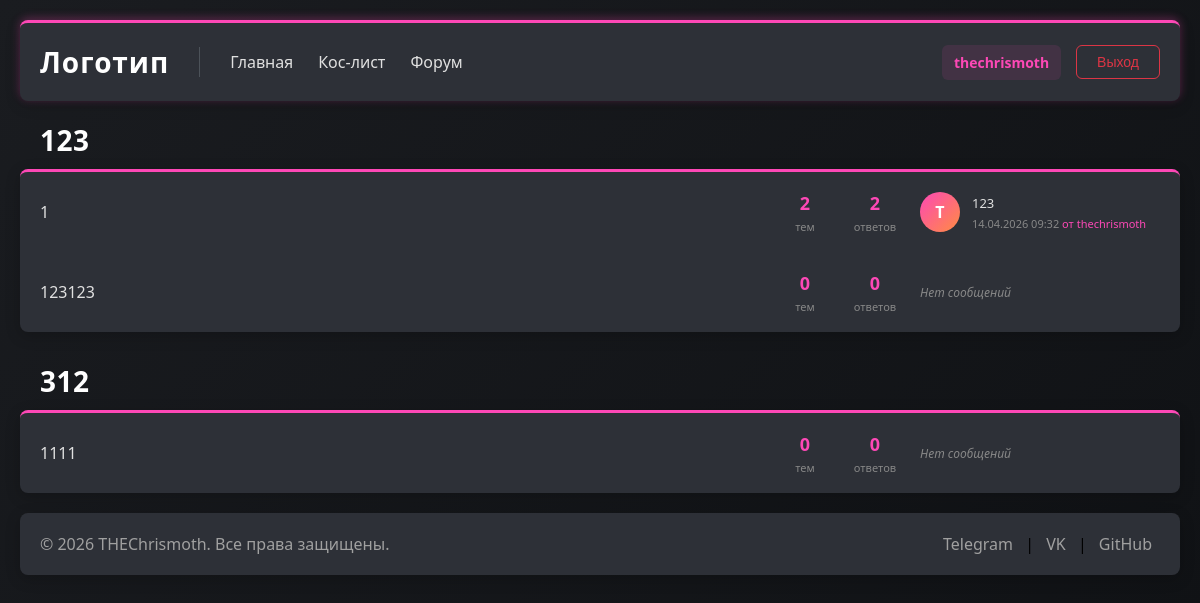
The app's page / (signed in) with its own data.
### forum/models.py (models this page shows, shortened)
class Category(models.Model):
    title = models.CharField('Название категории', max_length=100)
    slug = models.SlugField(unique=True)
    require_auth = models.BooleanField(
        'Только для авторизованных',
        default=False,
        help_text='Если включено, категорию видят только авторизованные пользователи'
    )
    view_groups = models.ManyToManyField(
        Group,
        blank=True,
        verbose_name='Группы с доступом',
        help_text='Оставьте пустым для доступа всем пользователям (с учетом require_auth)'
    )
    class Meta:
        ordering = ['title']
        verbose_name = 'Категорию'
        verbose_name_plural = 'Категории'
    def is_visible_to_user(self, user):
        if user.is_superuser:
            return True

class SubCategory(models.Model):
    title = models.CharField('Название подкатегории', max_length=100)
    slug = models.SlugField(unique=True)
    category = models.ForeignKey(
        Category,
        on_delete=models.CASCADE,
        related_name='subcategories',
        verbose_name='Категория'
    )
    require_auth = models.BooleanField(
        'Только для авторизованных',
        default=False,
        help_text='Если включено, подкатегорию видят только авторизованные пользователи'
    )
    view_groups = models.ManyToManyField(
        Group,
        blank=True,
        verbose_name='Группы с доступом',
        help_text='Оставьте пустым для доступа всем пользователям (с учетом require_auth)'
    )
    class Meta:
        verbose_name = 'Подкатегорию'
        verbose_name_plural = 'Подкатегории'
        ordering = ['category', 'title']
    def is_visible_to_user(self, user):
        if not self.category.is_visible_to_user(user):
            return False
        if user.is_superuser:
            return True
    def topics_count(self):
        return self.topics.count()
    def posts_count(self):
        return Post.objects.filter(topic__subcategory=self).count()
    def last_post(self):
        return Post.objects.filter(topic__subcategory=self).order_by('-created_at').first()

class Post(models.Model):
    content = models.TextField('Содержание')
    author = models.ForeignKey(User, on_delete=models.CASCADE, related_name='posts')
    topic = models.ForeignKey(
        Topic,
        on_delete=models.CASCADE,
        related_name='posts',
        verbose_name='Тема'
    )
    created_at = models.DateTimeField(auto_now_add=True)
    updated_at = models.DateTimeField(auto_now=True)
    class Meta:
        ordering = ['created_at']
        verbose_name = 'Пост'
        verbose_name_plural = 'Посты'

class Topic(models.Model):
    title = models.CharField('Название темы', max_length=100)
    slug = models.SlugField(unique=True, blank=True)
    author = models.ForeignKey(User, on_delete=models.CASCADE, related_name='topics')
    created_at = models.DateTimeField(auto_now_add=True)
    updated_at = models.DateTimeField(auto_now=True)
    subcategory = models.ForeignKey(
        SubCategory,
        on_delete=models.CASCADE,
        related_name='topics',
        verbose_name='Подкатегории'
    )
    class Meta:
        ordering = ['-updated_at']
        verbose_name = 'Тему'
        verbose_name_plural = 'Темы'

### forum/views.py (the view)
# urls.py: path('', views.forum_view, name='home'),
def forum_view(request):
    all_categories = Category.objects.all()
    categories = []
    for category in all_categories:
        if category.is_visible_to_user(request.user):
            visible_subcategories = []
            for subcategory in category.subcategories.all():
                if subcategory.is_visible_to_user(request.user):
                    visible_subcategories.append(subcategory)
            if visible_subcategories:
                categories.append({
                    'category': category,
                    'subcategories': visible_subcategories
                })
    context = {
        'categories': categories,
    }
    return render(request, 'forum/forum_index.html', context)

### templates/forum/forum_index.html
{% extends 'base.html' %}
{% load static %}
{% block extra_css %}
    <link rel="stylesheet" href="{% static 'forum/css/style.css' %}">
{% endblock %}
{% block content %}
<div class="forum-container">
    <ul class="categorys">
        {% for category_data in categories %}
            <li class="category-item">
                <h2 class="category-title">{{ category_data.category.title }}</h2>
                <div class="subcategories-block">
                    <div class="subcategories-container">
                        <ul class="subcategories-grid">
                            {% for subcategory in category_data.subcategories %}
                                <li>
                                    <a href="{% url 'subcategory_detail' slug=subcategory.slug %}" class="subcategory-card">
                                        <div class="subcategory-main">
                                            <span class="subcategory-title">{{ subcategory.title }}</span>
                                        </div>
                                        <div class="subcategory-stats">
                                            <div class="stat-item">
                                                <span class="stat-value">{{ subcategory.topics_count }}</span>
                                                <span class="stat-label">тем</span>
                                            </div>
                                            <div class="stat-item">
                                                <span class="stat-value">{{ subcategory.posts_count }}</span>
                                                <span class="stat-label">ответов</span>
                                            </div>
                                        </div>
                                        <div class="subcategory-last-post">
                                            {% with last_post=subcategory.last_post %}
                                                {% if last_post %}
                                                    <div class="last-post-avatar">
                                                        {{ last_post.author.username|make_list|first|upper }}
                                                    </div>
                                                    <div class="last-post-info">
                                                        <div class="last-post-topic">{{ last_post.topic.title|truncatechars:30 }}</div>
                                                        <div class="last-post-meta">
                                                            {{ last_post.created_at|date:"d.m.Y H:i" }}
                                                            <span>от {{ last_post.author.username }}</span>
                                                        </div>
                                                    </div>
                                                {% else %}
                                                    <div class="no-posts">Нет сообщений</div>
                                                {% endif %}
                                            {% endwith %}
                                        </div>
                                    </a>
                                </li>
                            {% endfor %}
                        </ul>
                    </div>
                </div>
            </li>
        {% empty %}
            <li class="category-item">
                <div class="no-subcategories">
                    У вас нет доступа ни к одной категории
                </div>
            </li>
        {% endfor %}
    </ul>
</div>
{% endblock %}

### templates/base.html (shortened to what this page needs)
{% load static %}
<!DOCTYPE html>
<html>
<head>
    <link rel="stylesheet" href="{% static 'css/style.css' %}">
    {% block extra_css %}{% endblock %}
</head>
<body>
    <header>
        <div class="container">
            <div class="header-left">
                <h1><a href="/">Логотип</a></h1>
                <nav>
                    <a href="/">Главная</a>
                    <a href="/koslist">Кос-лист</a>
                    <a href="/">Форум</a>
                </nav>
            </div>
            <div class="header-right">
                {% if user.is_authenticated %}
                    <div class="user-menu">
                        <span class="user-name">{{ user.username }}</span>
                        <form method="post" action="{% url 'logout' %}" class="logout-form">
                            <button type="submit" class="logout-btn">Выход</button>
                        </form>
                    </div>
                {% else %}
                    <div class="auth-buttons">
                        <a href="{% url 'login' %}" class="login-btn">Вход</a>
                    </div>
                {% endif %}
            </div>
        </div>
    </header>
    <main>
        <div class="container">
            {% block content %}
            {% endblock %}
        </div>
    </main>
    <footer>
        <div class="container">
            <p>© 2026 THEChrismoth. Все права защищены.</p>
            <div class="social-links">
                <a href="#">Telegram</a> |
                <a href="#">VK</a> |
                <a href="#">GitHub</a>
            </div>
        </div>
    </footer>
</body>
</html>

### static/css/style.css (style rules this page uses)
* { margin: 0; padding: 0; box-sizing: border-box; }
body { font-family: 'Segoe UI', Tahoma, Geneva, Verdana, sans-serif; background: linear-gradient(135deg, #1a1c20 0%, #0f1114 100%); min-height: 100vh; display: flex; flex-direction: column; align-items: center; padding: 20px; }
.container { max-width: 1600px; margin: 0 auto; padding: 0 20px; }
header { background: #2D3037; border-radius: 8px; margin-bottom: 20px; padding: 20px 0; border-top: 3px solid #FD48B6; box-shadow: 0 -2px 10px rgba(253, 72, 182, 0.3), 0 4px 15px rgba(0, 0, 0, 0.2); transition: all 0.3s ease; width: 100%; max-width: 1600px; }
header .container { display: flex; justify-content: space-between; align-items: center; flex-wrap: wrap; gap: 20px; }
header h1 { color: #ffffff; font-size: 28px; letter-spacing: 1px; }
header h1 a { color: #ffffff; text-decoration: none; }
header nav { display: flex; gap: 25px; }
header nav a { color: #e0e0e0; text-decoration: none; font-weight: 500; transition: color 0.3s ease; }
main { background: rgba(45, 48, 55, 0.6); border-radius: 8px; padding: 30px 0; margin-bottom: 20px; backdrop-filter: blur(10px); width: 100%; max-width: 1600px; }
footer { background: #2D3037; border-radius: 8px; padding: 20px 0; width: 100%; max-width: 1600px; box-shadow: 0 4px 15px rgba(0, 0, 0, 0.2); margin-top: 20px; }
footer .container { display: flex; justify-content: space-between; align-items: center; flex-wrap: wrap; gap: 15px; padding: 0 20px; }
footer p { color: #a0a0a0; }
footer .social-links a { color: #a0a0a0; text-decoration: none; margin: 0 8px; transition: color 0.3s ease; }
.header-left { display: flex; align-items: center; gap: 30px; }
.header-right { display: flex; align-items: center; }
.user-menu { display: flex; align-items: center; gap: 15px; }
.user-name { color: #FD48B6; font-weight: 600; font-size: 14px; padding: 8px 12px; border-radius: 6px; background: rgba(253, 72, 182, 0.1); }
.logout-form { margin: 0; }
.logout-btn { background: transparent; color: #dc3545; border: 1px solid #dc3545; padding: 8px 20px; border-radius: 6px; cursor: pointer; font-weight: 500; font-size: 14px; transition: all 0.3s ease; }

### records on screen
Category: category "123"
SubCategory: title "1", topics_count "2", posts_count "2", last_post.author.username|make_list "T", last_post.topic "123", last_post.created_at "14.04.2026 09:32", last_post.author.username "thechrismoth"
SubCategory: title "123123", topics_count "0", posts_count "0", shows "Нет сообщений"
Category: category "312"
SubCategory: title "1111", topics_count "0", posts_count "0", shows "Нет сообщений"

### other values on screen
{{ user.username }} "thechrismoth"
